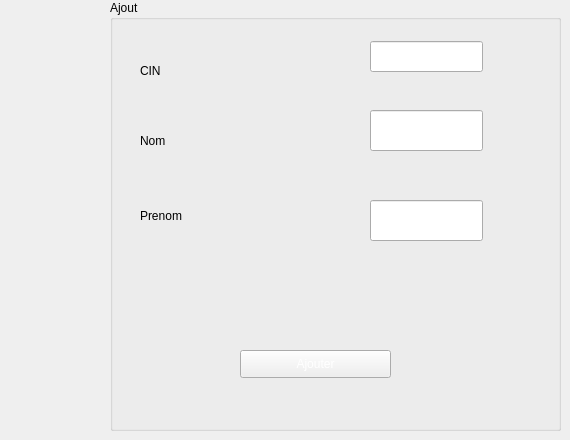
      <widget class="QWidget" name="tab">
       <attribute name="title">
        <string>Ajouter Personnel </string>
       </attribute>
       <widget class="QGroupBox" name="groupBox_9">
        <property name="geometry">
         <rect>
          <x>110</x>
          <y>0</y>
          <width>451</width>
          <height>431</height>
         </rect>
        </property>
        <property name="styleSheet">
         <string notr="true">background-image: url(:/img/1920x1080-violet-solid-color-background.jpg);</string>
        </property>
        <property name="title">
         <string>Ajout</string>
        </property>
        <widget class="QLabel" name="label_28">
         <property name="geometry">
          <rect>
           <x>30</x>
           <y>50</y>
           <width>121</width>
           <height>41</height>
          </rect>
         </property>
         <property name="styleSheet">
          <string notr="true">font: 10pt &quot;Myanmar Text&quot;;</string>
         </property>
         <property name="text">
          <string>CIN</string>
         </property>
        </widget>
        <widget class="QLabel" name="label_29">
         <property name="geometry">
          <rect>
           <x>30</x>
           <y>120</y>
           <width>91</width>
           <height>41</height>
          </rect>
         </property>
         <property name="styleSheet">
          <string notr="true">font: 10pt &quot;Myanmar Text&quot;;</string>
         </property>
         <property name="text">
          <string>Nom</string>
         </property>
        </widget>
        <widget class="QLabel" name="label_30">
         <property name="geometry">
          <rect>
           <x>30</x>
           <y>190</y>
           <width>101</width>
           <height>51</height>
          </rect>
         </property>
         <property name="styleSheet">
          <string notr="true">font: 10pt &quot;Myanmar Text&quot;;</string>
         </property>
         <property name="text">
          <string>Prenom</string>
         </property>
        </widget>
        <widget class="QLineEdit" name="le_cin">
         <property name="geometry">
          <rect>
           <x>260</x>
           <y>41</y>
           <width>113</width>
           <height>31</height>
          </rect>
         </property>
         <property name="text">
          <string/>
         </property>
        </widget>
        <widget class="QLineEdit" name="le_nom">
         <property name="geometry">
          <rect>
           <x>260</x>
           <y>110</y>
           <width>113</width>
           <height>41</height>
          </rect>
         </property>
         <property name="text">
          <string/>
         </property>
        </widget>
        <widget class="QLineEdit" name="le_prenom">
         <property name="geometry">
          <rect>
           <x>260</x>
           <y>200</y>
           <width>113</width>
           <height>41</height>
          </rect>
         </property>
         <property name="text">
          <string/>
         </property>
        </widget>
        <widget class="QPushButton" name="pb_ajouter">
         <property name="geometry">
          <rect>
           <x>130</x>
           <y>350</y>
           <width>151</width>
           <height>28</height>
          </rect>
         </property>
         <property name="styleSheet">
          <string notr="true">color: rgb(255, 255, 255);
font: 81 11pt &quot;Rockwell Extra Bold&quot;;</string>
         </property>
         <property name="text">
          <string>Ajouter</string>
         </property>
        </widget>
       </widget>
      </widget>
